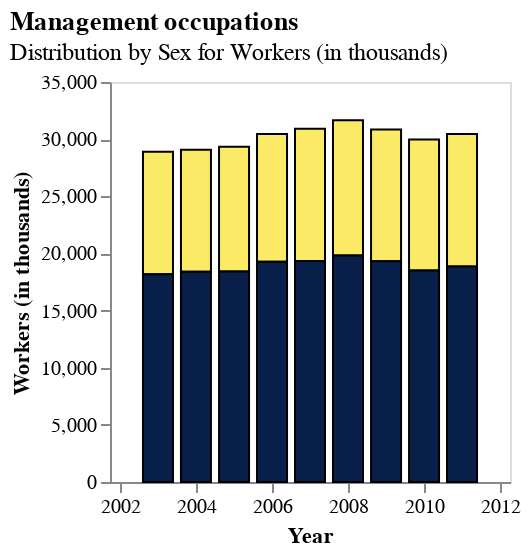

Notebook code for this chart:
### Code cell
TimeSeriesBar(bls_melted, 'Management occupations', "Workers (in thousands)")

### Figure 1 — Vega-Lite specification as saved in the notebook (floating-point values rounded to 4 significant figures)
{"config": {"view": {"continuousWidth": 300, "continuousHeight": 300}}, "data": {"name": "data-dbf270e71888196a2aca321fda316be2"}, "mark": {"type": "bar", "size": 15, "stroke": "black", "strokeWidth": 1}, "encoding": {"color": {"field": "SEX", "legend": null, "scale": {"range": ["#FBEA65", "#081F49"]}, "type": "nominal"}, "x": {"axis": {"grid": false, "title": "Year"}, "field": "year", "scale": {"domain": ["2002-01-01T00:00:00", "2012-01-01T00:00:00"]}, "type": "temporal"}, "y": {"axis": {"grid": false, "title": "Workers (in thousands)"}, "field": "count", "stack": true, "type": "quantitative"}}, "height": 200, "title": {"text": "Management occupations", "subtitle": "Distribution by Sex for Workers (in thousands)", "anchor": "start"}, "width": 200, "$schema": "https://vega.github.io/schema/vega-lite/v5.16.3.json", "datasets": {"data-dbf270e71888196a2aca321fda316be2": [{"year": "2003-01-01T00:00:00", "OCCUPATION": "Management occupations", "SEX": "Females", "count": 10730.0}, {"year": "2004-01-01T00:00:00", "OCCUPATION": "Management occupations", "SEX": "Females", "count": 10670.0}, {"year": "2005-01-01T00:00:00", "OCCUPATION": "Management occupations", "SEX": "Females", "count": 10910.0}, {"year": "2006-01-01T00:00:00", "OCCUPATION": "Management occupations", "SEX": "Females", "count": 11180.0}, {"year": "2007-01-01T00:00:00", "OCCUPATION": "Management occupations", "SEX": "Females", "count": 11570.0}, {"year": "2008-01-01T00:00:00", "OCCUPATION": "Management occupations", "SEX": "Females", "count": 11830.0}, {"year": "2009-01-01T00:00:00", "OCCUPATION": "Management occupations", "SEX": "Females", "count": 11530.0}, {"year": "2010-01-01T00:00:00", "OCCUPATION": "Management occupations", "SEX": "Females", "count": 11450.0}, {"year": "2011-01-01T00:00:00", "OCCUPATION": "Management occupations", "SEX": "Females", "count": 11610.0}, {"year": "2003-01-01T00:00:00", "OCCUPATION": "Management occupations", "SEX": "Males", "count": 18170.0}, {"year": "2004-01-01T00:00:00", "OCCUPATION": "Management occupations", "SEX": "Males", "count": 18390.0}, {"year": "2005-01-01T00:00:00", "OCCUPATION": "Management occupations", "SEX": "Males", "count": 18420.0}, {"year": "2006-01-01T00:00:00", "OCCUPATION": "Management occupations", "SEX": "Males", "count": 19270.0}, {"year": "2007-01-01T00:00:00", "OCCUPATION": "Management occupations", "SEX": "Males", "count": 19340.0}, {"year": "2008-01-01T00:00:00", "OCCUPATION": "Management occupations", "SEX": "Males", "count": 19830.0}, {"year": "2009-01-01T00:00:00", "OCCUPATION": "Management occupations", "SEX": "Males", "count": 19320.0}, {"year": "2010-01-01T00:00:00", "OCCUPATION": "Management occupations", "SEX": "Males", "count": 18510.0}, {"year": "2011-01-01T00:00:00", "OCCUPATION": "Management occupations", "SEX": "Males", "count": 18850.0}]}}
